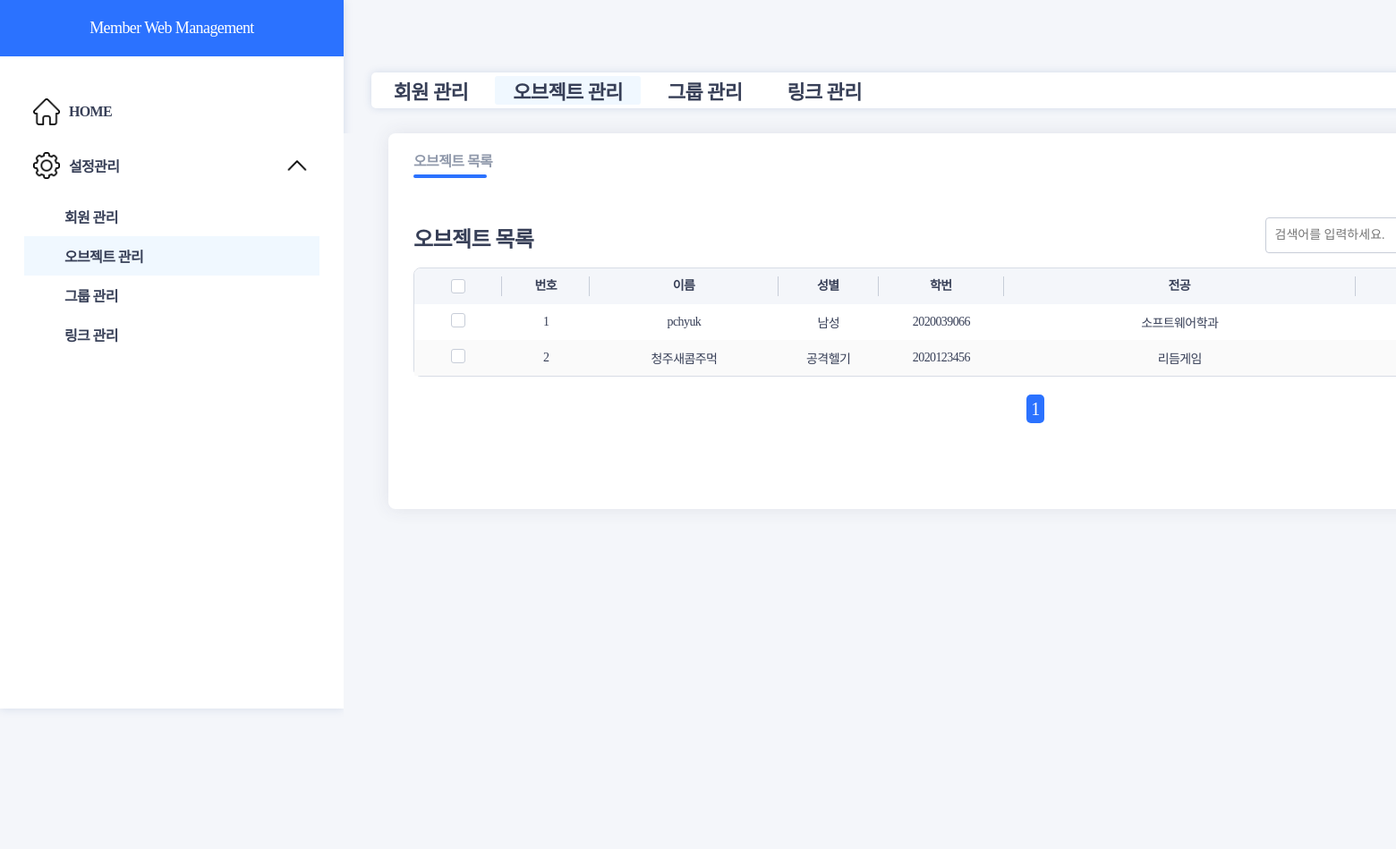
/objectList (signed in), run on an earlier commit of the app's database.
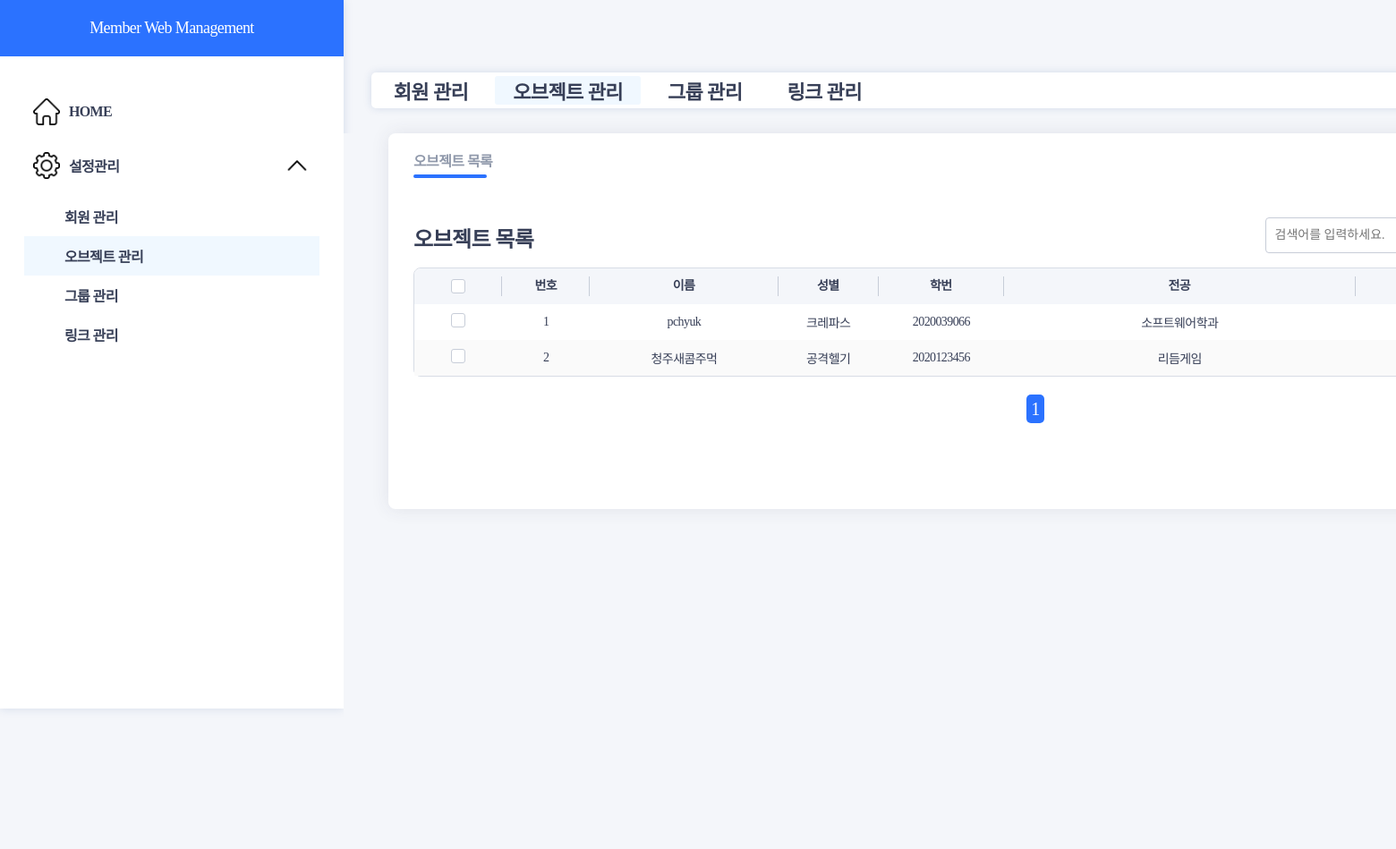
And on a later commit of the database.
### main/models.py (models this page shows, shortened)
class Member(models.Model):
    name = models.CharField(max_length=20) # name PK
    createrd_at = models.DateField(auto_now_add=True)
    gender = models.CharField(max_length=20)
    parent = models.ForeignKey('self', on_delete=models.CASCADE, related_name='over', null=True, blank=True)
    department = models.CharField(max_length=50)
    studentID = models.CharField(max_length=50)
    type = models.BooleanField(default=0)# 1이면 그룹임
    notSchool = models.BooleanField(default=0)# 휴학 여부

### main/views.py (the view)
# urls.py: path('objectList', objectList, name="objectList"),
def objectList(request):
    if not request.user.is_authenticated:
        return redirect("login:login")
    query = request.GET.get('query', '')
    if query:
        members = Member.objects.filter(name__icontains=query)
    else:
        members = Member.objects.all()
    members = members.exclude(gender__icontains="GROUP")
    paginator = Paginator(members, 10)  # 페이지당 10개의 아이템을 보여주도록 설정
    page = request.GET.get('page', 1)  # URL의 'page' 파라미터 값을 가져오거나, 없으면 1로 설정
    try:
        members = paginator.page(page)
    except PageNotAnInteger:
        members = paginator.page(1)
    except EmptyPage:
        members = paginator.page(paginator.num_pages)
    attribute = {'members': members, 'query': query}
    return render(request, "object/objectList.html", attribute)

### templates/object/objectList.html (shortened to what this page needs)
{% extends 'navVertical.html' %}
	{% load static %}
	{% block css %}
	<link href="{% static 'css/objectList.css' %}" rel="stylesheet" type="text/css" >
	{% endblock %}
	{% block content %}
	<div class="main">
		<div class="container">
			<div class="list-con">
				<ul class="sublist-tab">
					<li class="moving-tab" id="horizontal-tab"></li>
					<li class="sl-st" style="margin-right:25px;">
						<a href="/objectList">오브젝트 목록</a>
					</li>
				</ul>
				<div class="table-list">
					<div class="tbtop-con">
						<h3>오브젝트 목록</h3>
						<div class="rsh-sort">
							<div class="serch-box">
								<input type="text" id="searchInput" placeholder="검색어를 입력하세요." value="{{ query }}">
							</div>
						</div>
					</div>
					<div class="table-wrap">
						<table class="common-table retouch-table">
							<colgroup>
								<col width="7%"/>
								<col width="7%"/>
								<col width="15%"/>
								<col width="8%"/>
								<col width="10%"/>
								<col width="28%"/>
								<col width="12%"/>
								<col width="12%"/>
							</colgroup>
							<thead>
								<tr>
									<th><span class="th-check"><input type="checkbox" name="selectBox" onclick="selectAll(this)"></span></th>
									<th><span>번호</span></th>
									<th><span>이름</span></th>
									<th><span>성별</span></th>
									<th><span>학번</span></th>
									<th><span>전공</span></th>
									<th><span>등록일</span></th>
								</tr>
							</thead>
							<tbody>
								{% for member in members %}
								<tr>
									<td><input type="checkbox" name="selectBox" value="{{member.id}}"></td>
									<td onclick="location.href='/objectView/{{member.id}}'">{{forloop.counter}}</td>
									<td onclick="location.href='/objectView/{{member.id}}'">{{member.name}}</td>
									<td onclick="location.href='/objectView/{{member.id}}'">{{member.gender}}</td>
									<td onclick="location.href='/objectView/{{member.id}}'">{{member.studentID}}</td>
									<td onclick="location.href='/objectView/{{member.id}}'">{{member.department}}</td>
									<td onclick="location.href='/objectView/{{member.id}}'">{{member.createrd_at}}</td>
								</tr>
								{% endfor %}
							</tbody>
						</table>
						<div class="pagenation">
							<ul style="margin:15px; display:flex; justify-content:center; list-style: none; font-size: 20px;">
								{% for page in members.paginator.page_range %}
								{% if page == members.number %}
									<li style="margin:5px;"><a style="text-decoration:none; color: white; background-color: #2B72FF; padding:5px; border-radius:5px" href="?page={{page}}">{{page}}</a></li>
								{% else %}
									<li style="margin:5px;"><a style="text-decoration:none; color: #2B72FF;" href="?page={{page}}">{{page}}</a></li>
								{% endif %}
								{% endfor %}
							</ul>
						</div>
					</div>
					<div class="btn-wrap">
					</div>
				</div>
			</div>
		</div>
	</div>
	{% endblock %}

What changed in the data, as far as the page shows it:
changed Member "pchyuk": gender "남성" → "크레파스"
